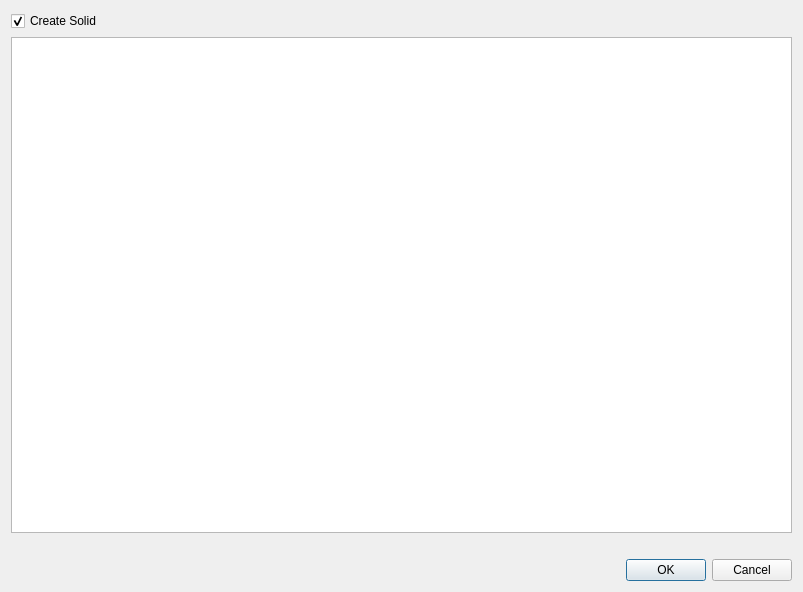
<?xml version="1.0" encoding="UTF-8"?>
<ui version="4.0">
 <class>Dialog</class>
 <widget class="QDialog" name="Dialog">
  <property name="geometry">
   <rect>
    <x>0</x>
    <y>0</y>
    <width>803</width>
    <height>592</height>
   </rect>
  </property>
  <property name="windowTitle">
   <string>Create coupling</string>
  </property>
  <layout class="QVBoxLayout" name="verticalLayout">
   <item>
    <widget class="QCheckBox" name="checkBoxCreateSolid">
     <property name="text">
      <string>Create Solid</string>
     </property>
     <property name="checked">
      <bool>true</bool>
     </property>
    </widget>
   </item>
   <item>
    <widget class="QTableView" name="tableViewParts">
     <property name="selectionMode">
      <enum>QAbstractItemView::SingleSelection</enum>
     </property>
     <property name="selectionBehavior">
      <enum>QAbstractItemView::SelectRows</enum>
     </property>
    </widget>
   </item>
   <item>
    <widget class="QLabel" name="label">
     <property name="text">
      <string/>
     </property>
     <property name="pixmap">
      <pixmap>../macros/coupling-dimensions.png</pixmap>
     </property>
     <property name="alignment">
      <set>Qt::AlignCenter</set>
     </property>
    </widget>
   </item>
   <item>
    <widget class="QDialogButtonBox" name="buttonBox">
     <property name="orientation">
      <enum>Qt::Horizontal</enum>
     </property>
     <property name="standardButtons">
      <set>QDialogButtonBox::Cancel|QDialogButtonBox::Ok</set>
     </property>
    </widget>
   </item>
  </layout>
 </widget>
 <resources/>
 <connections>
  <connection>
   <sender>buttonBox</sender>
   <signal>accepted()</signal>
   <receiver>Dialog</receiver>
   <slot>accept()</slot>
   <hints>
    <hint type="sourcelabel">
     <x>248</x>
     <y>254</y>
    </hint>
    <hint type="destinationlabel">
     <x>157</x>
     <y>274</y>
    </hint>
   </hints>
  </connection>
  <connection>
   <sender>buttonBox</sender>
   <signal>rejected()</signal>
   <receiver>Dialog</receiver>
   <slot>reject()</slot>
   <hints>
    <hint type="sourcelabel">
     <x>316</x>
     <y>260</y>
    </hint>
    <hint type="destinationlabel">
     <x>286</x>
     <y>274</y>
    </hint>
   </hints>
  </connection>
 </connections>
</ui>
